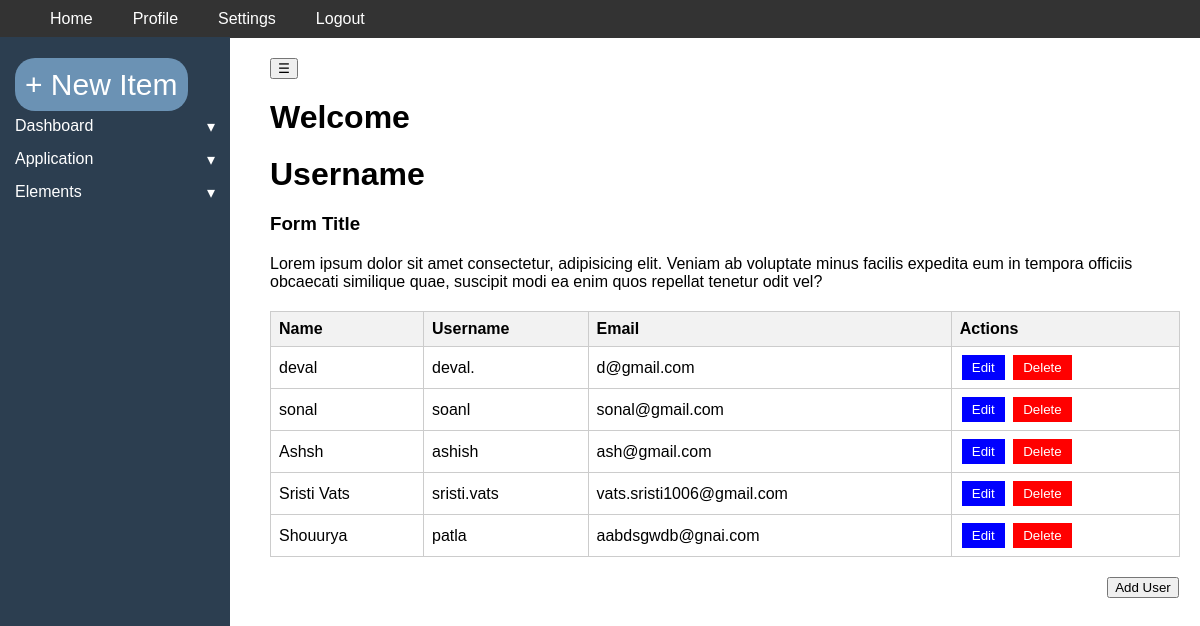
The page /users/users/ on the database its author committed.
### users/models.py (models this page shows, shortened)
class User(models.Model):
    name = models.CharField(max_length=100)
    username = models.CharField(max_length=100, unique=True)
    email = models.EmailField(unique=True)

### users/views.py (the view)
# urls.py: path('users/', views.user_list, name='user_list'),
def user_list(request):
    users = User.objects.all()
    return render(request, 'users/user_list.html', {'users': users})

### users/templates/users/user_list.html (shortened to what this page needs)
{% load static %}
<!DOCTYPE html>
<html lang="en">
<head>
    <link rel="stylesheet" href="{% static 'users/css/alcher1.css' %}">
</head>
<body>
    <header class="header">
        <nav>
            <ul>
                <li><a href="#">Home</a></li>
                <li><a href="#">Profile</a></li>
                <li><a href="#">Settings</a></li>
                <li><a href="#">Logout</a></li>
            </ul>
        </nav>
    </header>
    <div class="sidebar" id="sidebar">
        <ul>
            <li class="new"><a href="#" style="font-size: 30px; background-color: rgb(107, 146, 180);padding: 10px; border-radius: 20px;"> + New Item</a></li>
            <li class="dropdown">
                <a href="#" class="dropdown-btn">Dashboard</a>
            </li>
            <li class="dropdown">
                <a href="#" class="dropdown-btn">Application</a>
            </li>
            <li class="dropdown">
                <a href="#" class="dropdown-btn">Elements</a>
            </li>
        </ul>
    </div>
    <div id="content">
        <button id="toggle-btn">☰</button>
        <h1>Welcome</h1>
        <h1>Username</h1>
        <h3>Form Title</h3>
        <p>Lorem ipsum dolor sit amet consectetur, adipisicing elit. Veniam ab voluptate minus facilis expedita eum in tempora officiis obcaecati similique quae, suscipit modi ea enim quos repellat tenetur odit vel?</p>
        <table>
            <thead>
                <tr>
                    <th>Name</th>
                    <th>Username</th>
                    <th>Email</th>
                    <th>Actions</th>
                </tr>
            </thead>
            <tbody id="userdata">
                {% for user in users %}
                <tr>
                    <td>{{ user.name }}</td>
                    <td>{{ user.username }}</td>
                    <td>{{ user.email }}</td>
                    <td>
                        <button class="action-btn edit-btn" onclick="openEditModal('{{ user.id }}', '{{ user.name }}', '{{ user.username }}', '{{ user.email }}')">Edit</button>
                        <form method="POST" action="{% url 'delete_user' user.id %}" style="display:inline;">
                            <button type="submit" class="action-btn delete-btn">Delete</button>
                        </form>
                    </td>
                </tr>
                {% endfor %}
            </tbody>
        </table>
        <button id="add-user-btn">Add User</button>
    </div>
</body>
</html>

### users/static/users/css/alcher1.css (style rules this page uses)
body { margin: 0; font-family: Arial, sans-serif; }
header { display: flex; justify-content: space-between; align-items: center; padding: 10px 20px; background-color: #333; color: white; }
header nav ul { list-style-type: none; margin: 0; padding: 0; display: flex; }
header nav ul li { margin-left: 20px; }
header nav ul li a { text-decoration: none; color: white; padding: 5px 10px; transition: background-color 0.3s; }
#content { margin-left: 250px; padding: 20px; }
h1, h3, p { margin: 20px 0; }
table { width: 100%; border-collapse: collapse; margin-top: 20px; }
table, th, td { border: 1px solid #ccc; }
th, td { padding: 8px; text-align: left; }
th { background-color: #f2f2f2; }
.sidebar { width: 200px; background-color: #2c3e50; color: white; padding: 15px; margin-top: 37px; position: fixed; top: 0; bottom: 0; left: 0; z-index: 1000; }
.sidebar ul { list-style-type: none; padding: 0; }
.sidebar ul li { margin: 15px 0; }
.sidebar ul li a { color: white; text-decoration: none; }
.dropdown-btn::after { content: '▾'; float: right; }
.action-btn { padding: 5px 10px; margin: 0 2px; border: none; cursor: pointer; color: white; }
.edit-btn { background-color: blue; }
.delete-btn { background-color: red; }
#add-user-btn { margin-top: 20px; margin-left:92%; }

### rows shown on the page
User: name "deval", username "deval.", email "d@gmail.com"
User: name "sonal", username "soanl", email "sonal@gmail.com"
User: name "Ashsh", username "ashish", email "ash@gmail.com"
User: name "Sristi Vats", username "sristi.vats", email "vats.sristi1006@gmail.com"
User: name "Shouurya", username "patla", email "aabdsgwdb@gnai.com"
